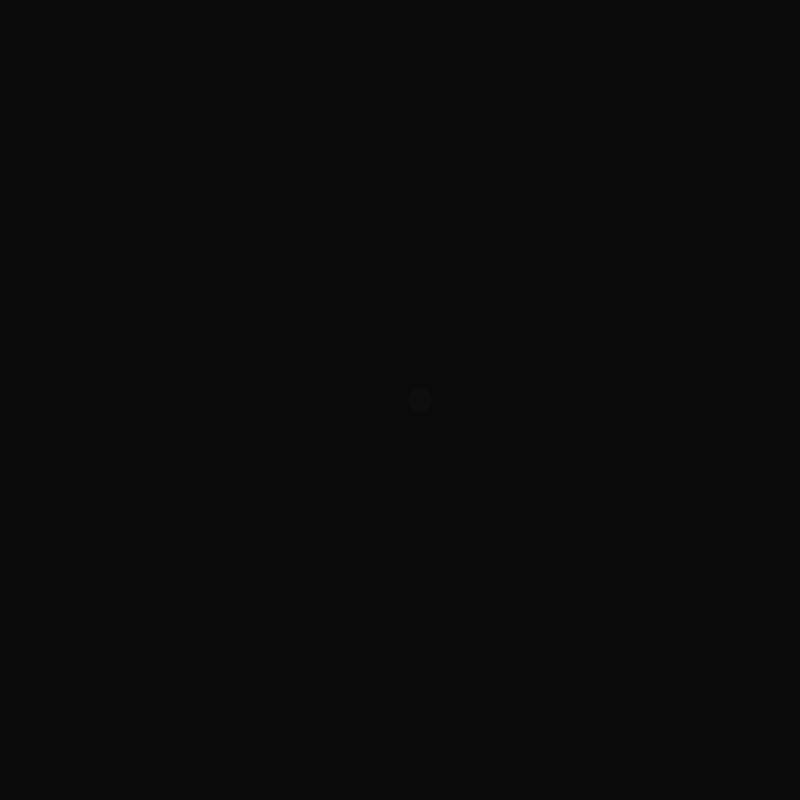
Frame 1 (no input)
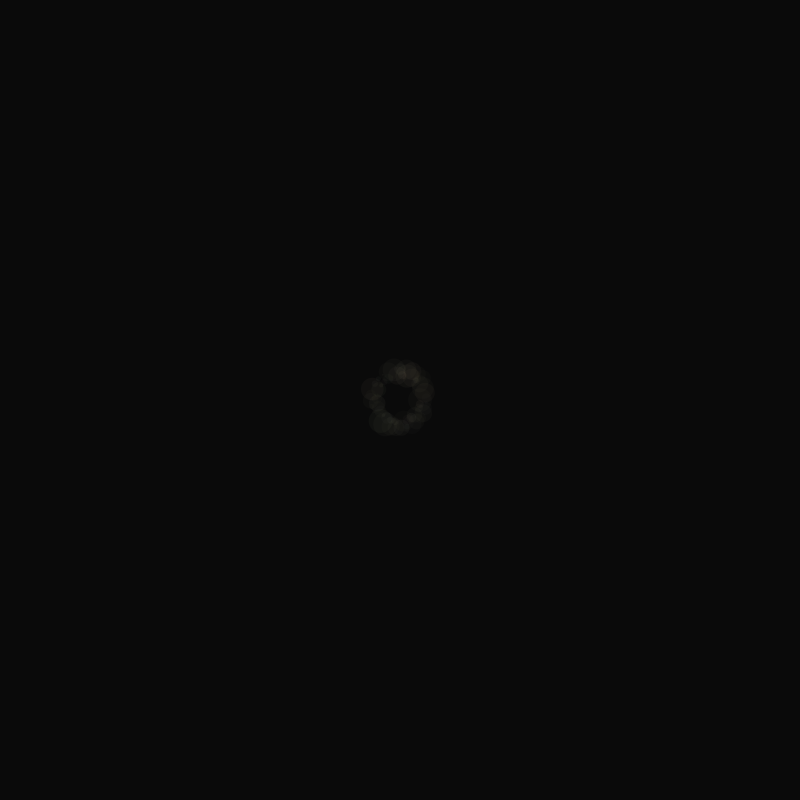
Frame 60 (the mouse pressed at the canvas centre just before this capture)
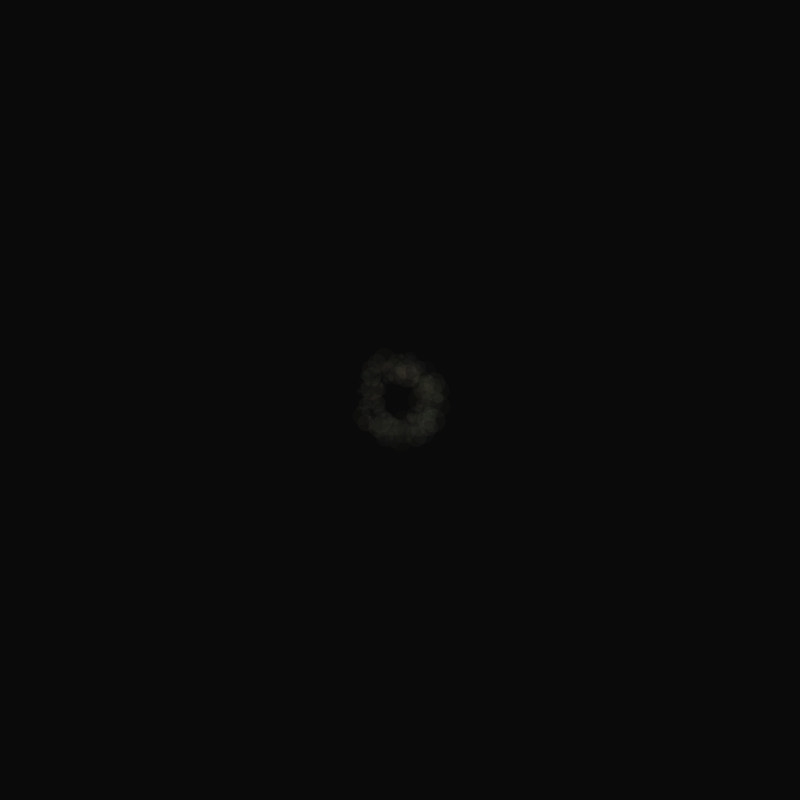
Frame 120 (the mouse held since frame 60 and released just before this capture)

The Processing sketch that drew these frames (run headless with seeded random() and noise(); from frame 60 on, the mouse is pressed at the canvas centre):

// Processing sketch: processing_96916
// ── processing_96916.pde

float r = 0;
float opac = 10;
float x = 25;

void setup() {
  size(800, 800);
  background(10);
  smooth(8);
  noStroke();
  frameRate(600);
}

void draw() {
  colorMode(HSB);
  fill(random(19, 69), 53, random(81, 240), opac/1.2);
  translate(width/2, height/2);
  rotate(r);
  float circ_size = random(0, x);
  ellipse(20+r, 0, circ_size, circ_size);
  r += 0.2;
  if (r > 550) {
    r = 0;
    opac +=5;
    x -= 2;
    fill(0, opac/1.5);
    rectMode(CENTER);
    rect(0, 0, 900, 900);
    if (opac > 254) {
      opac = 10;
    }
    if (x < 5) {
      x = 25;
    }
  }
}
